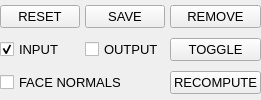
	<widget class="QWidget" name="panelShow">
	  <property name="sizePolicy">
	    <sizepolicy hsizetype="Expanding" vsizetype="Fixed">
	      <horstretch>0</horstretch>
	      <verstretch>0</verstretch>
	    </sizepolicy>
	  </property>
	  <property name="visible">
	    <bool>false</bool>
	  </property>

	  <layout class="QGridLayout" name="panelShowGridLayout">
	    <property name="leftMargin">
	      <number>0</number>
	    </property>
	    <property name="topMargin">
	      <number>0</number>
	    </property>
	    <property name="rightMargin">
	      <number>0</number>
	    </property>
	    <property name="bottomMargin">
	      <number>0</number>
	    </property>
	    <property name="spacing">
	      <number>5</number>
	    </property>

	    <item row="0" column="0">
	      <widget class="QPushButton" name="pushButtonReset">
		<property name="sizePolicy">
		  <sizepolicy hsizetype="Expanding" vsizetype="Fixed">
		    <horstretch>1</horstretch>
		    <verstretch>0</verstretch>
		  </sizepolicy>
		</property>	
		<property name="text">
		  <string>RESET</string>
		</property>
		<property name="font">
		  <font>
		    <pointsize>10</pointsize>
		  </font>
		</property>
	      </widget>
	    </item>

	    <item row="0" column="1">
	      <widget class="QPushButton" name="pushButtonSave">
		<property name="sizePolicy">
		  <sizepolicy hsizetype="Expanding" vsizetype="Fixed">
		    <horstretch>1</horstretch>
		    <verstretch>0</verstretch>
		  </sizepolicy>
		</property>	
		<property name="text">
		  <string>SAVE</string>
		</property>
		<property name="font">
		  <font>
		    <pointsize>10</pointsize>
		  </font>
		</property>
	      </widget>
	    </item>

	    <item row="0" column="2">
	      <widget class="QPushButton" name="pushButtonRemove">
		<property name="sizePolicy">
		  <sizepolicy hsizetype="Expanding" vsizetype="Fixed">
		    <horstretch>1</horstretch>
		    <verstretch>0</verstretch>
		  </sizepolicy>
		</property>	
		<property name="text">
		  <string>REMOVE</string>
		</property>
		<property name="font">
		  <font>
		    <pointsize>10</pointsize>
		  </font>
		</property>
	      </widget>
	    </item>

	    <item row="1" column="0">
	      <widget class="QCheckBox" name="checkBoxShowInput">
		<property name="sizePolicy">
		  <sizepolicy hsizetype="Expanding" vsizetype="Fixed">
		    <horstretch>1</horstretch>
		    <verstretch>0</verstretch>
		  </sizepolicy>
		</property>
		<property name="minimumSize">
		  <size>
		    <width>50</width>
		    <height>22</height>
		  </size>
		</property>
		<property name="maximumSize">
		  <size>
		    <width>10000</width>
		    <height>22</height>
		  </size>
		</property>
		<property name="checked">
		  <bool>true</bool>
		</property>
		<property name="text">
		  <string>INPUT</string>
		</property>
		<property name="font">
		  <font>
		    <pointsize>10</pointsize>
		  </font>
		</property>
	      </widget>
	    </item>

	    <item row="1" column="1">
	      <widget class="QCheckBox" name="checkBoxShowOutput">
		<property name="sizePolicy">
		  <sizepolicy hsizetype="Expanding" vsizetype="Fixed">
		    <horstretch>1</horstretch>
		    <verstretch>0</verstretch>
		  </sizepolicy>
		</property>
		<property name="minimumSize">
		  <size>
		    <width>50</width>
		    <height>22</height>
		  </size>
		</property>
		<property name="maximumSize">
		  <size>
		    <width>10000</width>
		    <height>22</height>
		  </size>
		</property>
		<property name="checked">
		  <bool>false</bool>
		</property>
		<property name="text">
		  <string>OUTPUT</string>
		</property>
		<property name="font">
		  <font>
		    <pointsize>10</pointsize>
		  </font>
		</property>
	      </widget>
	    </item>

	    <item row="1" column="2">
	      <widget class="QPushButton" name="pushButtonShowToggle">
		<property name="sizePolicy">
		  <sizepolicy hsizetype="Expanding" vsizetype="Fixed">
		    <horstretch>1</horstretch>
		    <verstretch>0</verstretch>
		  </sizepolicy>
		</property>	
		<property name="text">
		  <string>TOGGLE</string>
		</property>
		<property name="font">
		  <font>
		    <pointsize>10</pointsize>
		  </font>
		</property>
	      </widget>
	    </item>

	    <item row="2" column="0" colspan="2">
	      <widget class="QCheckBox" name="checkBoxShowNormals">
		<property name="sizePolicy">
		  <sizepolicy hsizetype="Expanding" vsizetype="Fixed">
		    <horstretch>1</horstretch>
		    <verstretch>0</verstretch>
		  </sizepolicy>
		</property>
		<property name="minimumSize">
		  <size>
		    <width>50</width>
		    <height>22</height>
		  </size>
		</property>
		<property name="maximumSize">
		  <size>
		    <width>10000</width>
		    <height>22</height>
		  </size>
		</property>
		<property name="checked">
		  <bool>false</bool>
		</property>
		<property name="text">
		  <string>FACE NORMALS</string>
		</property>
		<property name="font">
		  <font>
		    <pointsize>10</pointsize>
		  </font>
		</property>
	      </widget>
	    </item>

	    <item row="2" column="2">
	      <widget class="QPushButton" name="pushButtonNormalsRecompute">
		<property name="sizePolicy">
		  <sizepolicy hsizetype="Expanding" vsizetype="Fixed">
		    <horstretch>1</horstretch>
		    <verstretch>0</verstretch>
		  </sizepolicy>
		</property>	
		<property name="text">
		  <string>RECOMPUTE</string>
		</property>
		<property name="font">
		  <font>
		    <pointsize>10</pointsize>
		  </font>
		</property>
	      </widget>
	    </item>

	  </layout>
	</widget>
